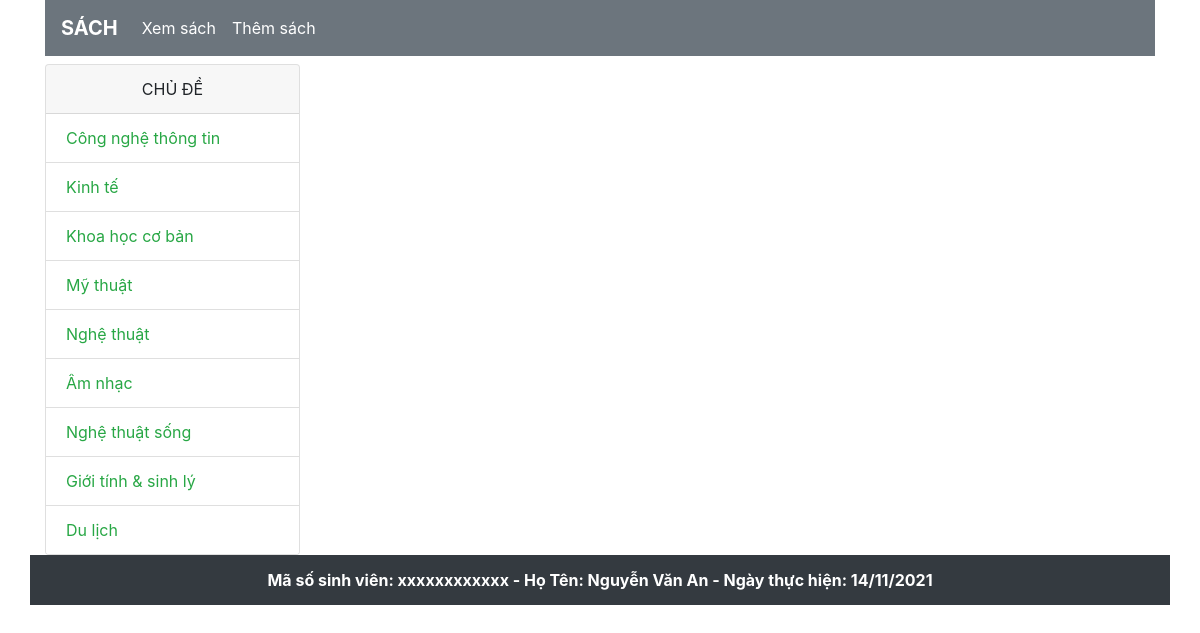
The page / on the database its author committed.
### tables this page shows
CREATE TABLE IF NOT EXISTS `chude` (
  `MaCD` int(11) NOT NULL AUTO_INCREMENT,
  `Tenchude` varchar(100) DEFAULT NULL,
  PRIMARY KEY (`MaCD`)
);

### function.php (called while the page is built, shortened)
<?php
function connect()
{
    return mysqli_connect('localhost', 'root', '', 'qlsachth2');
}
function Get_All_Chu_De()
{
    $conn = connect();
    $sql = "SELECT * FROM chude";
    $kq = mysqli_query($conn, $sql);
    return $kq;
};
?>

### xemsach.php (the view, shortened to what this page needs)
<?php
include_once 'function.php';
?>
<div class="row justify-content-center">
	<div class="col-md-3">
		<div class="card">
			<div class="card-header text-center">CHỦ ĐỀ</div>
			<ul class="list-group list-group-flush">
				<?php
				$kqChude = Get_All_Chu_De();
				while ($row = mysqli_fetch_assoc($kqChude)) {
				?>
					<li class="list-group-item text-success">
						<div class="chude" MaCD="<?php echo $row["MaCD"]  ?>"><?php echo $row["Tenchude"]  ?></div>
					</li>
				<?php
				}
				?>
			</ul>
		</div>
	</div>
	<div class="col-md-9">
	</div>
</div>

### index.php (shortened to what this page needs)
<!DOCTYPE html>
<html lang="en">
<?php
$chuc_nang = 1;
?>
<head>
    <link rel="stylesheet" href="MyScript/bootstrap.min.css">
    <link rel="stylesheet" href="MyScript/mystyle.css">
</head>
<body>
    <div class="container">
        <?php
        include_once 'menu.php';
        if ($chuc_nang == 1) {
            include_once 'xemsach.php';
        } else {
            include_once 'themsach.php';
        }
        include_once 'footer.php';
        ?>
    </div>
</body>
</html>

### menu.php
<div class="row">
    <div class="col">
        <nav class="navbar navbar-expand-lg navbar-light bg-secondary mb-2">
            <a class="navbar-brand text-white font-weight-bold" href="index.php">SÁCH</a>
            <ul class="navbar-nav">
                <li class="nav-item text-white">
                    <a class="nav-link text-white" href="index.php?chuc_nang=1">Xem sách </a>
                </li>
                <li class="nav-item">
                    <a class="nav-link text-white" href="index.php?chuc_nang=2">Thêm sách</a>
                </li>
            </ul>
        </nav>
    </div>
</div>

### footer.php
<div id="footer" class=" row justify-content-center">
    <div class="col font-weight-bold text-white bg-dark text-center">Mã số sinh viên: xxxxxxxxxxxx - Họ Tên: Nguyễn Văn An - Ngày thực hiện: 14/11/2021
    </div>
</div>

### MyScript/mystyle.css (style rules this page uses)
div[MaCD] { cursor: pointer; }
#footer { min-height: 50px; line-height: 50px; }

### rows shown on the page
chude: Tenchude "Công nghệ thông tin"
chude: Tenchude "Kinh tế"
chude: Tenchude "Khoa học cơ bản"
chude: Tenchude "Mỹ thuật"
chude: Tenchude "Nghệ thuật"
chude: Tenchude "Âm nhạc"
chude: Tenchude "Nghệ thuật sống"
chude: Tenchude "Giới tính & sinh lý"
chude: Tenchude "Du lịch"
